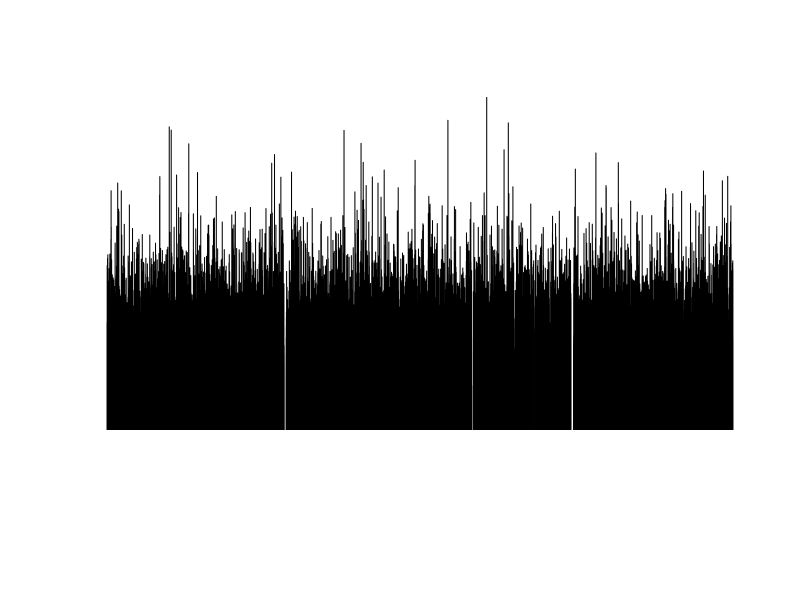

Here is the R script that generated this plot: (Note: a time limit stopped this script after it produced the figure.)
# Simulacion de la posterior de omega para h, y fijas.

# Se utiliza el algoritmo de Metropolis-Hastings.
# La distribucion candidata es W = Y + f con Y ~ Ga(1+y, 1+g).

iter <- 1e6
y <- 2
h <- 4
g <- 1

sim <- vector(length = iter, mode = "double")

q <- function(propuesta, anterior) {
  
  l <- y * (log(propuesta) -
              log(propuesta - h) -
              log(anterior) +
              log(anterior - h))
  
  return(exp(l))
  
}

set.seed(42)

sim[1] <- rgamma(n = 1, shape = 1 + y, scale = 1 + g)

for (i in 2:iter) {
  
  candidato <- rgamma(n = 1, shape = 1 + y, scale = 1 + g) + h
  
  rho <- min(q(candidato, sim[i - 1]), 1)
  
  sim[i] <- sim[i - 1] + (candidato - sim[i - 1]) * (runif(n = 1) < rho)
  
}

plot(1:iter, sim, type = "l")

hist(sim, probability = TRUE)

tib <- tibble::tibble(y = sim)

ggplot2::ggplot(tib, ggplot2::aes(x = 1:iter, y = y)) +
  ggplot2::geom_line() +
  ggplot2::theme_minimal()

acf(sim)

coda::effectiveSize(sim) / length(sim)
